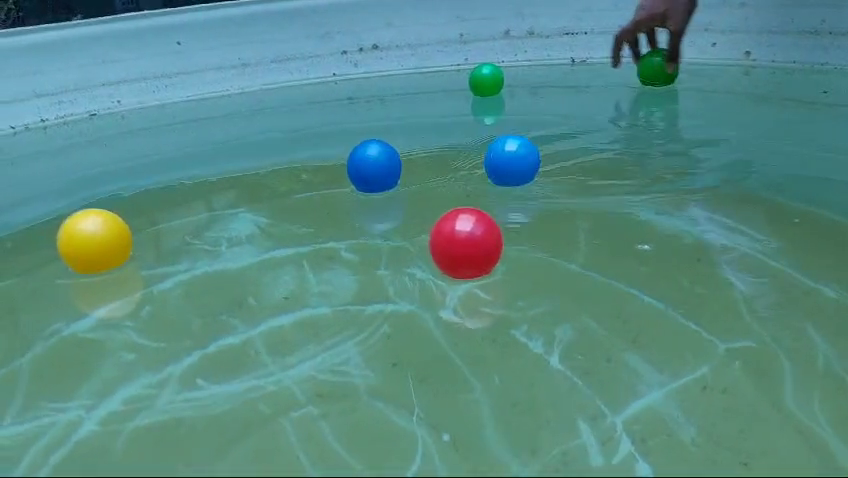
#> input picture frame 44 of balls1.mp4, 848 x 478 px
$ jupyter execute byg.ipynb   (older library calls are emulated)
#> lines starting #> are read from the running program, lines starting #| are printed output that depends on the picture; after the words box and inside, x2 and y2 are one past the last pixel; in counts of white or black regions, pixels touching at a corner belong together
[cell 1]
import cv2
import numpy as np

def do_nothing(x):
    pass

# yellow_BGR = np.uint8([[[0, 255, 255]]])  # BGR value of yellow color
# yellow_HSV = cv2.cvtColor(yellow_BGR, cv2.COLOR_BGR2HSV)

# Define the lower and upper bounds
ls = 0
hs = 255
lv = 0
hv = 255

# Define the lower and upper bounds for yellow in HSV
lhy = 13
hhy = 39

# Define the lower and upper bounds for blue in HSV
lhb = 95
hhb = 110

# Define the lower and upper bounds for green in HSV
lhg = 50
hhg = 90
c=1
vid1= "balls1.mp4"
cam = cv2.VideoCapture(vid1)
if not cam.isOpened():
    print('cannot open video')
    exit()

i=0
while True:
    success, frame = cam.read()
#> frame is the input picture: shape (478, 848, 3); mean B, G, R 131.7, 138.1, 86.9

    if(success == False):
        cam.release()
        cam = cv2.VideoCapture(vid1) #video feed
        continue

    frame1 = cv2.cvtColor(frame, cv2.COLOR_BGR2HSV)
#> frame1: shape (478, 848, 3); mean H, S, V 85.4, 107.9, 146

    # mask = cv2.inRange(frame1, (lh,ls,lv), (hh, hs, hv))

        # Mask for yellow color
    mask_yellow = cv2.inRange(frame1, (lhy, ls, lv), (hhy, hs, hv))
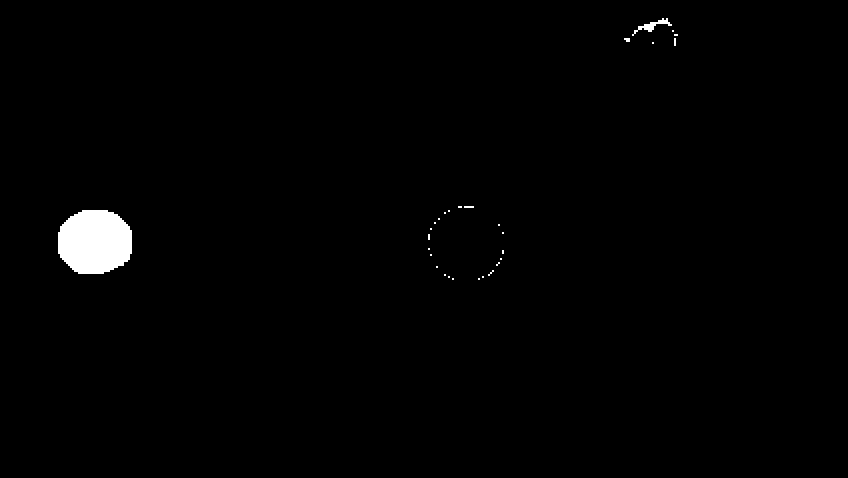
#> mask_yellow: shape (478, 848); 1.1% white; 29 white regions (25 under 20 px), largest, box (x1, y1, x2, y2) and area: (58, 210, 132, 274) 3920, (632, 18, 672, 36) 184, (624, 38, 630, 42) 20, (464, 206, 474, 208) 20

    # Mask for blue color
    mask_blue = cv2.inRange(frame1, (lhb, ls, lv), (hhb, hs, hv))
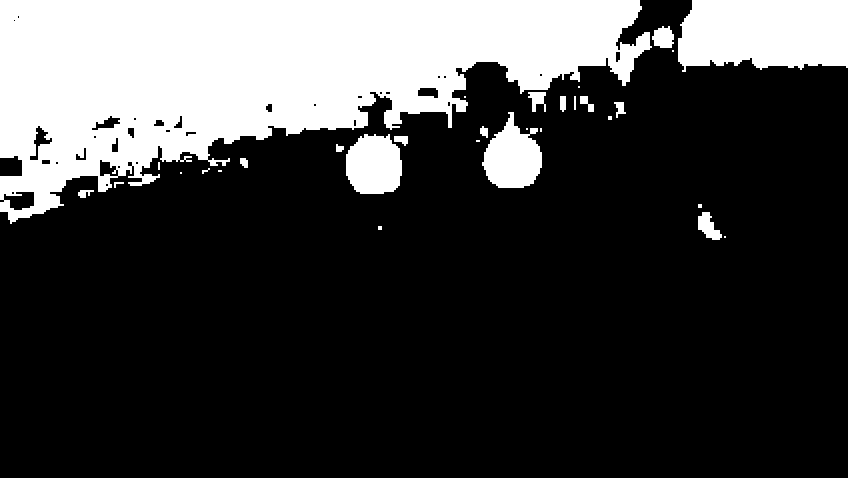
#> mask_blue: shape (478, 848); 24.5% white; 31 white regions (13 under 20 px), largest, box (x1, y1, x2, y2) and area: (0, 0, 652, 224) 81077, (678, 0, 848, 72) 10820, (482, 112, 542, 188) 2940

    # Mask for green color
    mask_green = cv2.inRange(frame1, (lhg, ls, lv), (hhg, hs, hv))
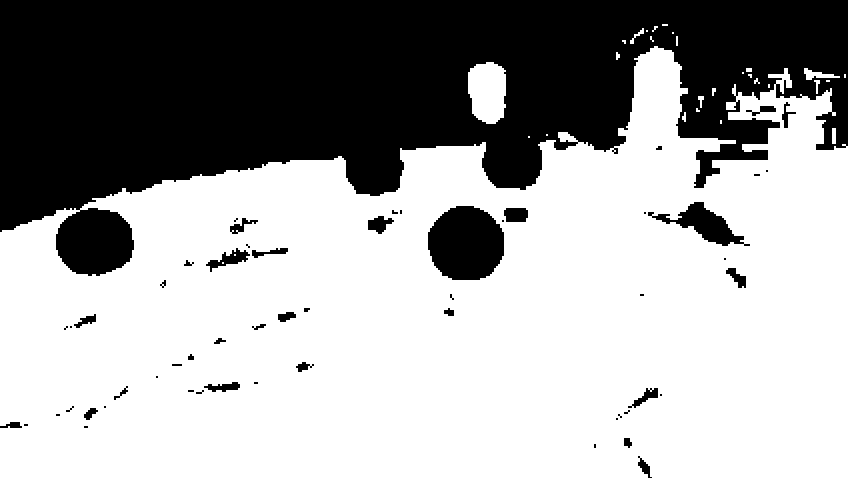
#> mask_green: shape (478, 848); 64.1% white; 57 black regions (27 under 20 px), largest, box (x1, y1, x2, y2) and area: (0, 0, 848, 276) 136012, (428, 206, 504, 280) 4524, (648, 202, 750, 246) 1568

    # # Combine both masks
    # mask_combined = cv2.bitwise_or(mask_yellow, mask_blue)
    # mask_combined = cv2.bitwise_or(mask_combined, mask_green)

    kernel = np.ones((5,5), np.uint8)

    erodedy = cv2.morphologyEx(mask_yellow, cv2.MORPH_ERODE, kernel)
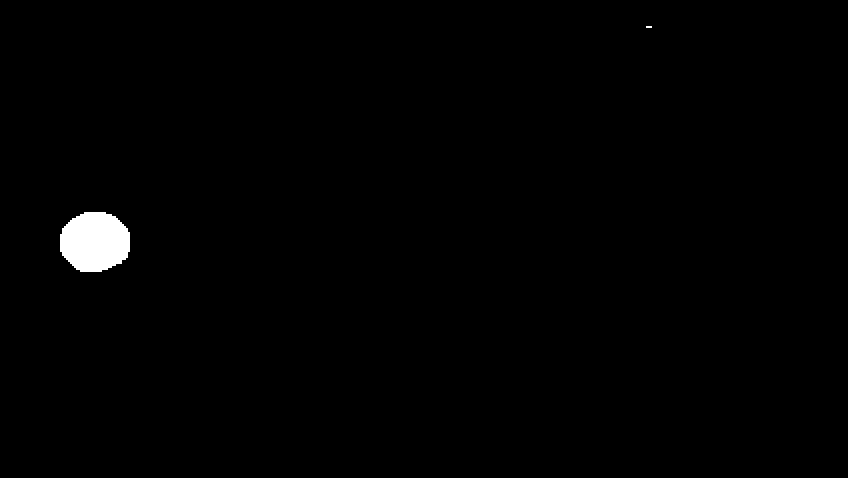
#> erodedy: shape (478, 848); 0.84% white; 2 white regions (1 under 20 px), largest, box (x1, y1, x2, y2) and area: (60, 212, 130, 272) 3384

    erodedb = cv2.morphologyEx(mask_blue, cv2.MORPH_ERODE, kernel)
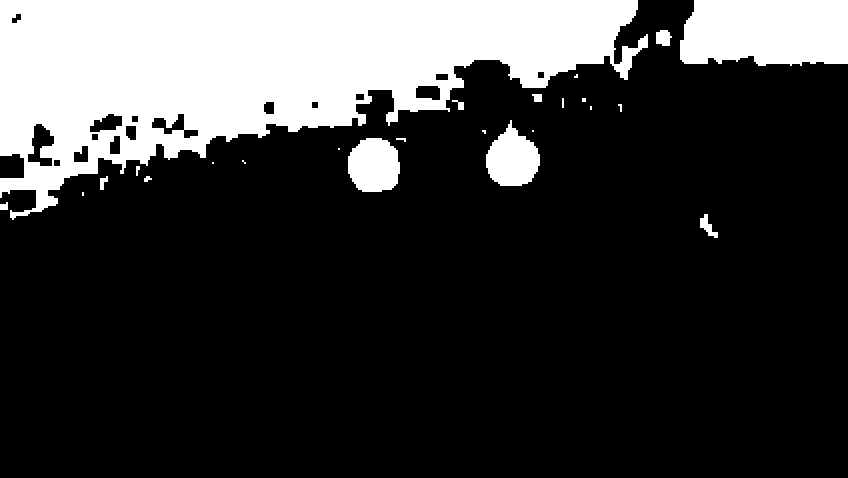
#> erodedb: shape (478, 848); 22.3% white; 24 white regions (9 under 20 px), largest, box (x1, y1, x2, y2) and area: (0, 0, 648, 220) 74867, (680, 0, 848, 66) 10176, (486, 120, 540, 186) 2356
    # kernel = np.ones((8,8), np.uint8)
    # blue = cv2.morphologyEx(erodedb,cv2.MORPH_OPEN, kernel)

    erodedg = cv2.morphologyEx(mask_green, cv2.MORPH_ERODE, kernel)
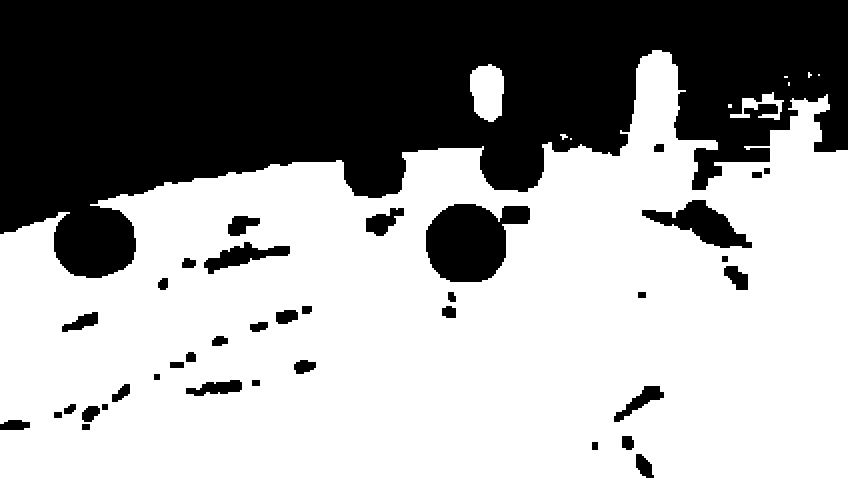
#> erodedg: shape (478, 848); 61% white; 38 black regions, largest, box (x1, y1, x2, y2) and area: (0, 0, 848, 278) 142924, (426, 204, 530, 282) 5636, (642, 200, 752, 248) 2292
    kernel = np.ones((8,8), np.uint8)
    green = cv2.morphologyEx(erodedg,cv2.MORPH_OPEN, kernel)
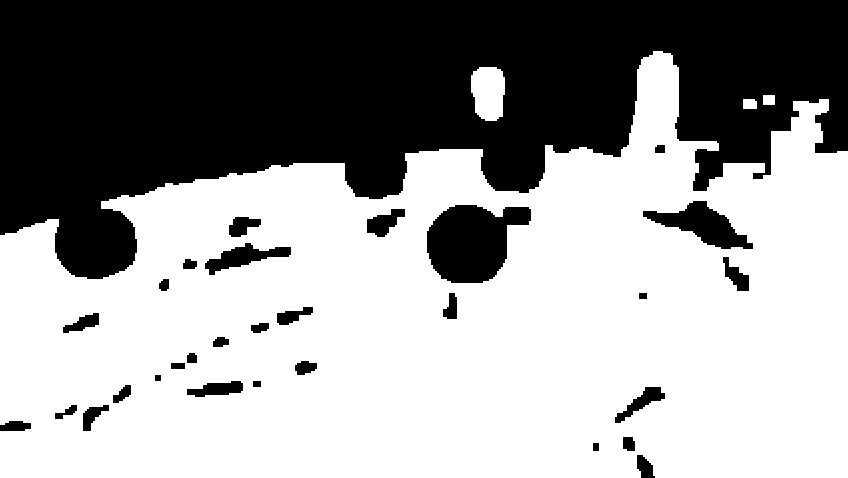
#> green: shape (478, 848); 60.5% white; 30 black regions, largest, box (x1, y1, x2, y2) and area: (0, 0, 848, 279) 144724, (427, 205, 531, 283) 5672, (643, 201, 753, 249) 2324

    # Combine both masks
    mask_combined = cv2.bitwise_or(erodedy, erodedb) #erodedg)
#> mask_combined: shape (478, 848); 23.2% white; 26 white regions (10 under 20 px), largest, box (x1, y1, x2, y2) and area: (0, 0, 648, 220) 74867, (680, 0, 848, 66) 10176, (60, 212, 130, 272) 3384
    mask_combined = cv2.bitwise_or(mask_combined, green) #blue)
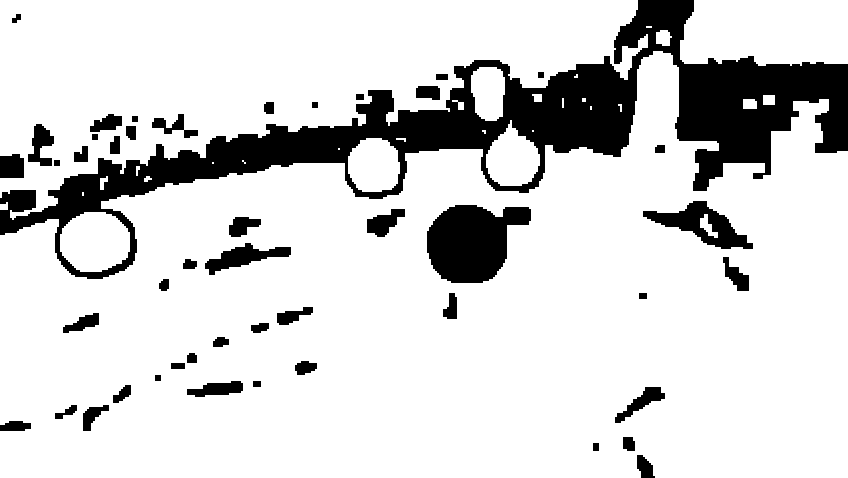
#> mask_combined: shape (478, 848); 83.7% white; 47 black regions, largest, box (x1, y1, x2, y2) and area: (0, 0, 848, 279) 47816, (427, 205, 531, 283) 5672, (643, 201, 753, 249) 2136

    erodedc = cv2.morphologyEx(mask_combined, cv2.MORPH_ERODE, kernel)
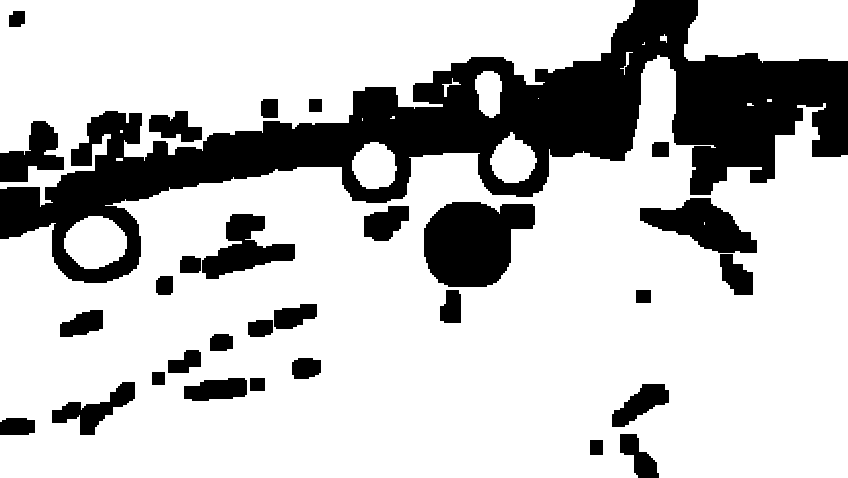
#> erodedc: shape (478, 848); 75.9% white; 30 black regions, largest, box (x1, y1, x2, y2) and area: (0, 0, 848, 283) 67402, (424, 202, 535, 287) 7065, (640, 198, 757, 253) 3504


     # Perform the operation
    output = cv2.connectedComponentsWithStats(erodedc, 8, cv2.CV_32S)
    # Get the results
    # The first cell is the number of labels
    num_labels = output[0]
#> num_labels = 20
    #print(num_labels)
    # The second cell is the label matrix
    labels = output[1]
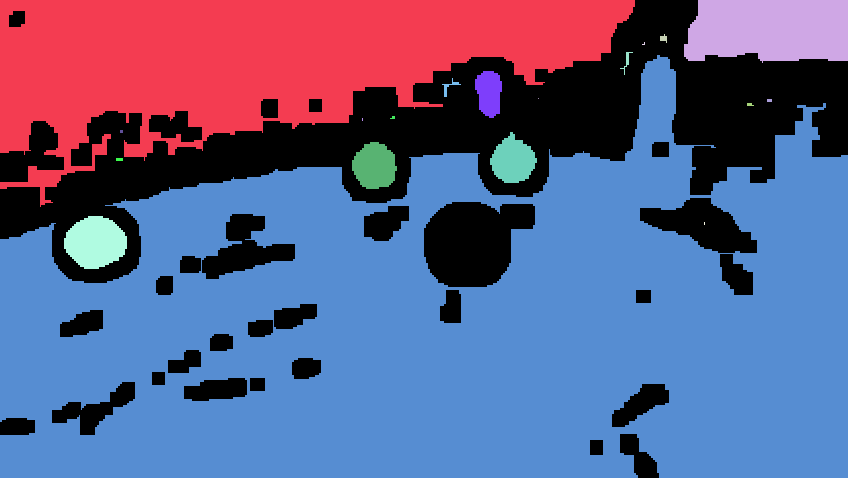
#> labels: shape (478, 848) int32; 20 distinct labels, from 0 to 19; one colour per label, 0 black
    # cv2.imshow("labels", labels.astype(np.uint8)*4)
    # The third cell is the stat matrix
    stats = output[2]
#> stats = 20 rows, first 6: [0, 0, 848, 478, 97841], [0, 0, 635, 207, 66236], [684, 0, 164, 63, 9230], [660, 34, 7, 9, 39], [642, 42, 3, 3, 5], [620, 52, 13, 23, 59]
    #print(stats[5])

    for i in range(1, num_labels): #num_labels = num of objects
        t = stats[i, cv2.CC_STAT_TOP]
        l = stats[i, cv2.CC_STAT_LEFT]
        w = stats[i, cv2.CC_STAT_WIDTH]
        h = stats[i, cv2.CC_STAT_HEIGHT]
        a = stats[i, cv2.CC_STAT_AREA]
        density = a/(w*h)
        ndensity = round(density, 2)
        color = None
        if mask_yellow[t + h // 2, l + w // 2]:
            color = "Yellow"
            # print(a)
        elif mask_blue[t + h // 2, l + w // 2]:
            color = "Blue"
        elif mask_green[t + h // 2, l + w // 2]:
            color = "Green"

        if color and ndensity > 0.6 and 900<a<4000 :
            org = (l, t)
            fontFace = cv2.FONT_HERSHEY_SIMPLEX
            cv2.rectangle(frame, (l, t), (l + w, t + h), (120, 34, 98), 3)
            cv2.putText(frame, f"{color}", org, fontFace, 0.5, (255, 0, 0), 1, cv2.LINE_AA)
#> this loop made 19 passes
#> (t, l, w, h, a, density, ndensity, org) on passes 7, 15, 16, 18: (71, 475, 27, 47, 977, 0.77, 0.77, (475, 71)), (132, 490, 47, 51, 1597, 0.666, 0.67, (490, 132)), (142, 352, 45, 47, 1619, 0.765, 0.77, (352, 142)), (216, 64, 63, 53, 2523, 0.756, 0.76, (64, 216))


    # cv2.imshow("eroded", eroded)
    cv2.imshow("frame", frame)

    # Displaying both masks...
    # cv2.imshow("Yellow Mask", erodedy)
    # cv2.imshow("Blue Mask", erodedb)
    cv2.imshow("Combined Mask", erodedc)

    key = cv2.waitKey(20) & 0xff
#> (key q is pressed here)
    if(key ==ord('q')): break

    #i +=1


cv2.waitKey(0)
cv2.destroyAllWindows()
cv2.waitKey(10)
#> Out = 113

$ run again, starting later in the video
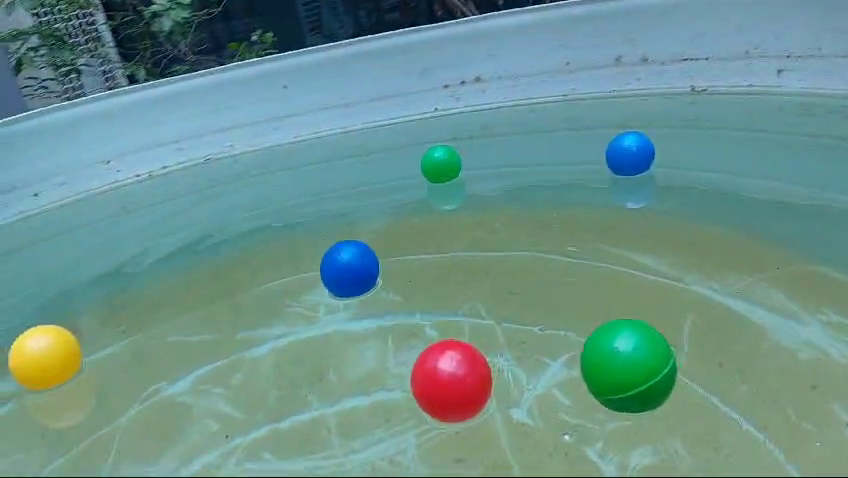
#> input picture frame 198 of balls1.mp4, 848 x 478 px
#> frame is the input picture: shape (478, 848, 3); mean B, G, R 139.6, 144.7, 105.7
#> frame1: shape (478, 848, 3); mean H, S, V 83.3, 89.2, 154.5
#> `mask_yellow = cv2.inRange(frame1, (lhy, ls, lv), (hhy, hs, hv))`:
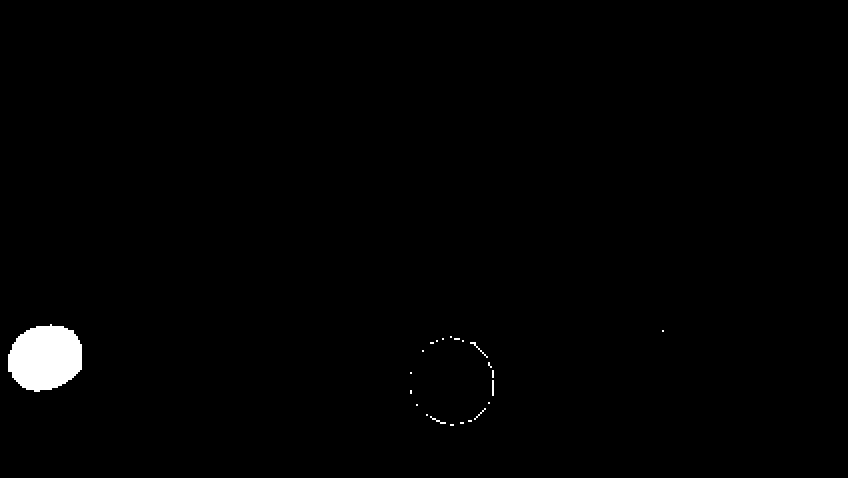
#> mask_yellow: shape (478, 848); 1% white; 23 white regions (18 under 20 px), largest, box (x1, y1, x2, y2) and area: (8, 324, 82, 392) 3904, (470, 342, 488, 358) 40, (492, 380, 494, 396) 32, (430, 416, 446, 424) 32, (474, 408, 486, 420) 24
#> mask_blue: shape (478, 848); 30.4% white; 59 white regions (28 under 20 px), largest, box (x1, y1, x2, y2) and area: (0, 0, 848, 224) 116203, (320, 240, 380, 300) 2933, (0, 4, 54, 32) 831
#> mask_green: shape (478, 848); 52.5% white; 63 black regions (31 under 20 px), largest, box (x1, y1, x2, y2) and area: (0, 0, 848, 334) 174907, (410, 336, 496, 426) 5872, (8, 322, 94, 428) 5592
#> erodedy: shape (478, 848); 0.83% white; 1 white region, box (x1, y1, x2, y2) and area: (10, 328, 80, 390) 3356
#> erodedb: shape (478, 848); 26.8% white; 36 white regions (14 under 20 px), largest, box (x1, y1, x2, y2) and area: (0, 0, 848, 222) 101602, (322, 242, 378, 298) 2349, (600, 130, 656, 182) 1956
#> erodedg: shape (478, 848); 49% white; 29 white regions (10 under 20 px), largest, box (x1, y1, x2, y2) and area: (0, 144, 848, 478) 193916, (144, 0, 196, 40) 1204, (0, 24, 80, 72) 1188
#> green: shape (478, 848); 48.3% white; 12 white regions, largest, box (x1, y1, x2, y2) and area: (0, 147, 848, 478) 191934, (149, 0, 193, 39) 1156, (41, 27, 75, 73) 888
#> erodedc: shape (478, 848); 66.9% white; 39 black regions, largest, box (x1, y1, x2, y2) and area: (0, 83, 848, 435) 89266, (0, 0, 231, 88) 12458, (404, 332, 503, 447) 8297
#> num_labels = 38
#> `labels = output[1]`:
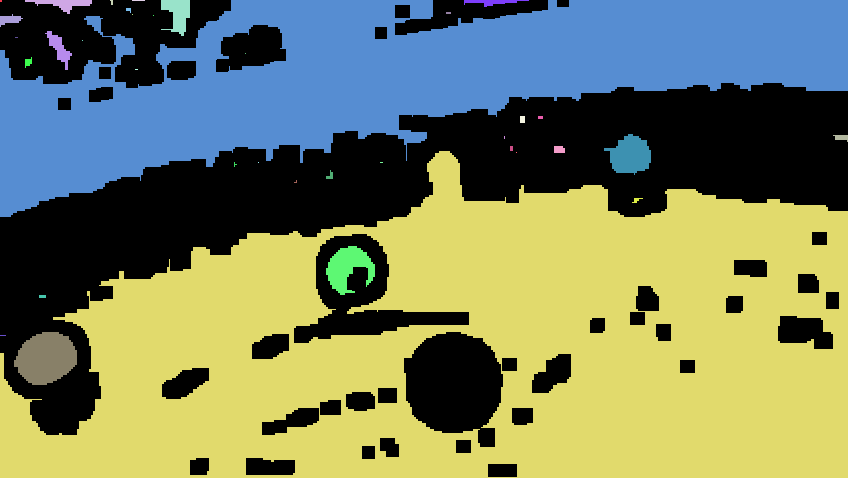
#> labels: shape (478, 848) int32; 38 distinct labels, from 0 to 37; one colour per label, 0 black
#> stats = 38 rows, first 6: [0, 0, 848, 477, 134213], [0, 0, 2, 2, 4], [25, 0, 67, 14, 392], [110, 0, 3, 5, 11], [132, 0, 13, 1, 13], [161, 0, 29, 36, 648]
#> the loop `for i in range(1, num_labels):` made 37 passes
#> (t, l, w, h, a, density, ndensity, org) on passes 21, 36: (134, 604, 47, 41, 1271, 0.66, 0.66, (604, 134)), (332, 14, 63, 53, 2491, 0.746, 0.75, (14, 332))
#> Out = 113

$ run again, starting later in the video
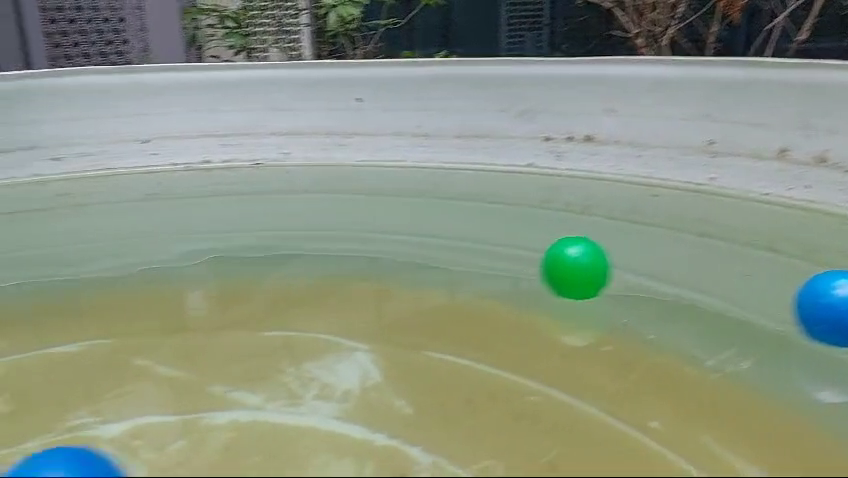
#> input picture frame 352 of balls1.mp4, 848 x 478 px
#> frame is the input picture: shape (478, 848, 3); mean B, G, R 128.8, 146.7, 136.1
#> frame1: shape (478, 848, 3); mean H, S, V 63.8, 52, 149.9
#> mask_yellow: shape (478, 848); 31.9% white; 46 white regions (19 under 20 px), largest, box (x1, y1, x2, y2) and area: (0, 278, 848, 478) 124423, (646, 0, 682, 44) 583, (636, 32, 674, 60) 492
#> mask_blue: shape (478, 848); 21.1% white; 49 white regions (23 under 20 px), largest, box (x1, y1, x2, y2) and area: (0, 0, 794, 180) 61822, (362, 0, 636, 58) 10767, (794, 270, 848, 348) 3544
#> mask_green: shape (478, 848); 33.1% white; 127 white regions (55 under 20 px), largest, box (x1, y1, x2, y2) and area: (0, 160, 848, 410) 109444, (694, 54, 848, 140) 5704, (266, 0, 408, 68) 2896
#> erodedy: shape (478, 848); 29.4% white; 26 white regions (11 under 20 px), largest, box (x1, y1, x2, y2) and area: (0, 282, 848, 478) 117627, (638, 34, 670, 56) 224, (648, 0, 662, 28) 212
#> erodedb: shape (478, 848); 15.7% white; 39 white regions (14 under 20 px), largest, box (x1, y1, x2, y2) and area: (0, 62, 780, 176) 44432, (372, 0, 608, 54) 8472, (796, 272, 848, 346) 3176
#> erodedg: shape (478, 848); 28% white; 58 white regions (15 under 20 px), largest, box (x1, y1, x2, y2) and area: (0, 162, 848, 408) 102476, (696, 58, 848, 124) 4144, (312, 0, 372, 52) 908
#> green: shape (478, 848); 27% white; 27 white regions, largest, box (x1, y1, x2, y2) and area: (0, 163, 848, 405) 101778, (697, 77, 848, 125) 3288, (337, 357, 369, 383) 556
#> erodedc: shape (478, 848); 58.8% white; 25 black regions, largest, box (x1, y1, x2, y2) and area: (0, 0, 848, 231) 116880, (0, 268, 848, 438) 21810, (197, 333, 438, 470) 11364
#> num_labels = 77
#> `labels = output[1]`:
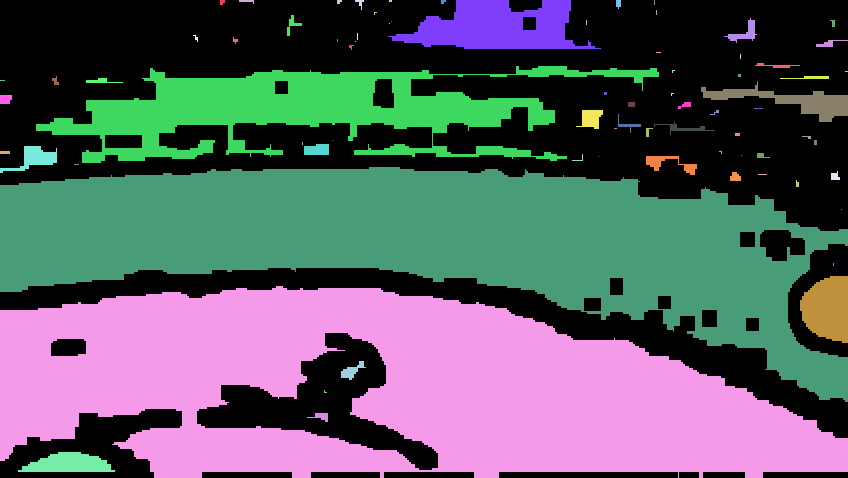
#> labels: shape (478, 848) int32; 77 distinct labels, from 0 to 76; one colour per label, 0 black
#> stats = 77 rows, first 6: [0, 0, 848, 478, 166865], [220, 0, 5, 5, 21], [239, 0, 15, 4, 32], [337, 0, 5, 4, 16], [355, 0, 9, 10, 34], [389, 0, 3, 2, 6]
#> the loop `for i in range(1, num_labels):` made 76 passes
#> (t, l, w, h, a, density, ndensity, org) on passes 71, 76: (276, 800, 48, 67, 2544, 0.791, 0.79, (800, 276)), (452, 18, 97, 20, 1356, 0.699, 0.7, (18, 452))
#> Out = 113
